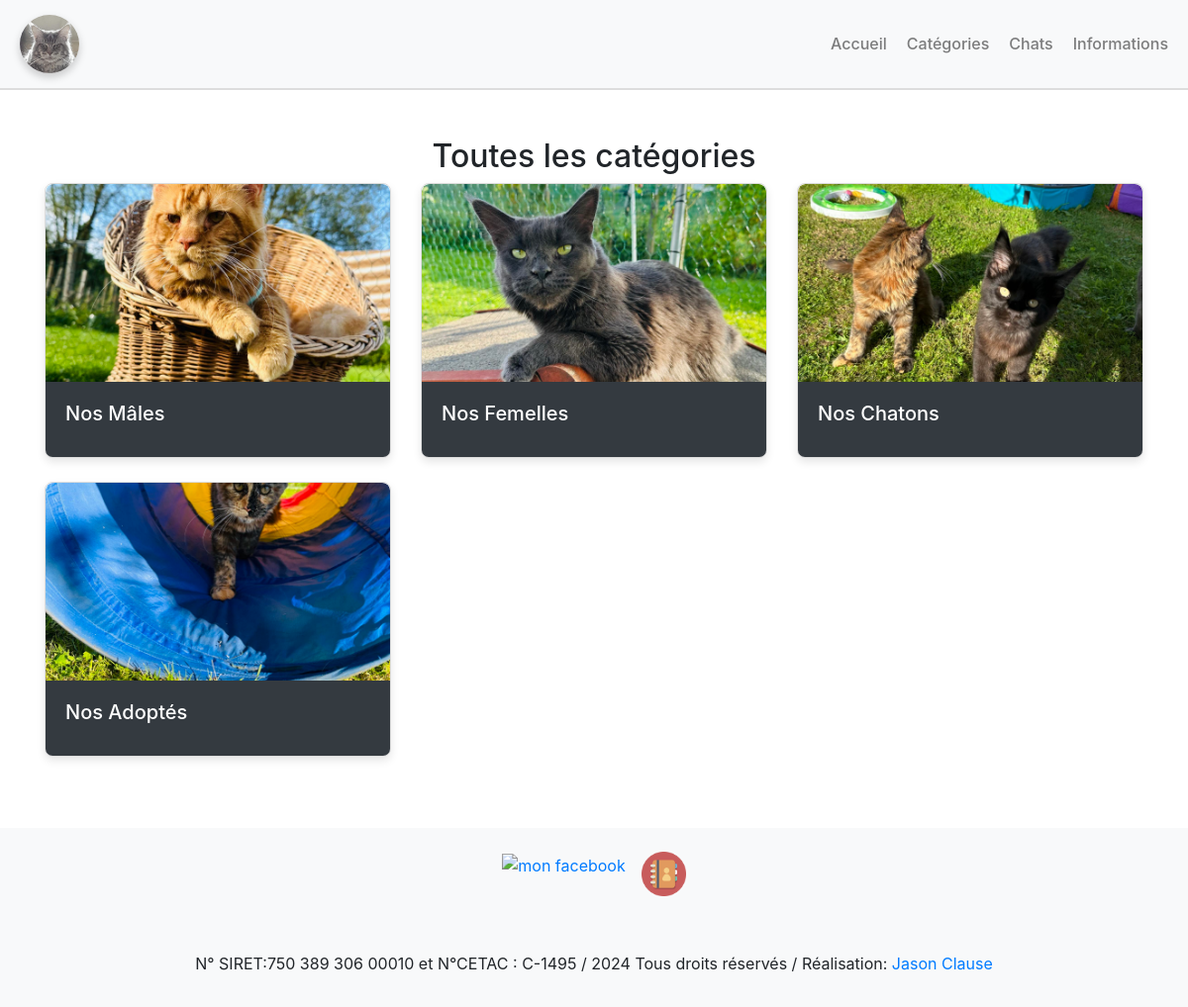
/categories.php, run on the app's committed database.
### tables this page shows
create table if not exists `grL_Categorie`(
  `id` smallint unsigned not null auto_increment,
  `nom` varchar(50) not null,
  `nom_image` varchar(255) not null,
  `featured` boolean not null,
  `active` boolean not null,

  primary key(`id`)
);

### categories.php (the view)
<?php include('partials-front/menu.php'); ?>
    <section class="py-5">
        <div class="container">
            <h2 class="text-center">Toutes les catégories</h2>
            <div class="row">
            <?php
                $sql = "SELECT * FROM grL_categorie WHERE active=1";
                $res = mysqli_query($conn, $sql);
                $count = mysqli_num_rows($res);
                if ($count > 0) {
                    while ($row = mysqli_fetch_assoc($res)) {
                        $id = $row['id'];
                        $nom = $row['nom'];
                        $nom_image = $row['nom_image'];
            ?>
                <div class="col-md-4">
                    <a href="<?php echo SITEURL; ?>categorie-chats.php?categorie_id=<?php echo $id; ?>" class="text-decoration-none">
                        <div class="card mb-4">
                            <?php if ($nom_image != ""): ?>
                                <img src="<?php echo SITEURL; ?>images/categories/<?php echo $nom_image; ?>" class="card-img-top" alt="<?php echo $nom; ?>">
                            <?php else: ?>
                                <div class="card-body text-danger">Pas d'image ajoutée pour cette catégorie.</div>
                            <?php endif; ?>
                            <div class="card-body bg-dark text-white">
                                <h5 class="card-title"><?php echo $nom; ?></h5>
                            </div>
                        </div>
                    </a>
                </div>
            <?php
                    }
                } else {
                    echo "<div class='alert alert-danger'>Aucune catégorie trouvée.</div>";
                }
            ?>
            </div>
        </div>
    </section>
<?php include('partials-front/footer.php'); ?>

### css/style.css (style rules this page uses)
.card { border: 1px solid #ddd; border-radius: 8px; box-shadow: 0 4px 8px rgba(0, 0, 0, 0.1); overflow: hidden; }
.card-img-top { border-top-left-radius: 8px; border-top-right-radius: 8px; object-fit: cover; height: 200px; }
.card-body { display: flex; flex-direction: column; justify-content: space-between; }

### data on the page
grl_categorie: nom_image (picture), nom "Nos Mâles"
grl_categorie: nom_image (picture), nom "Nos Femelles"
grl_categorie: nom_image (picture), nom "Nos Chatons"
grl_categorie: nom_image (picture), nom "Nos Adoptés"
